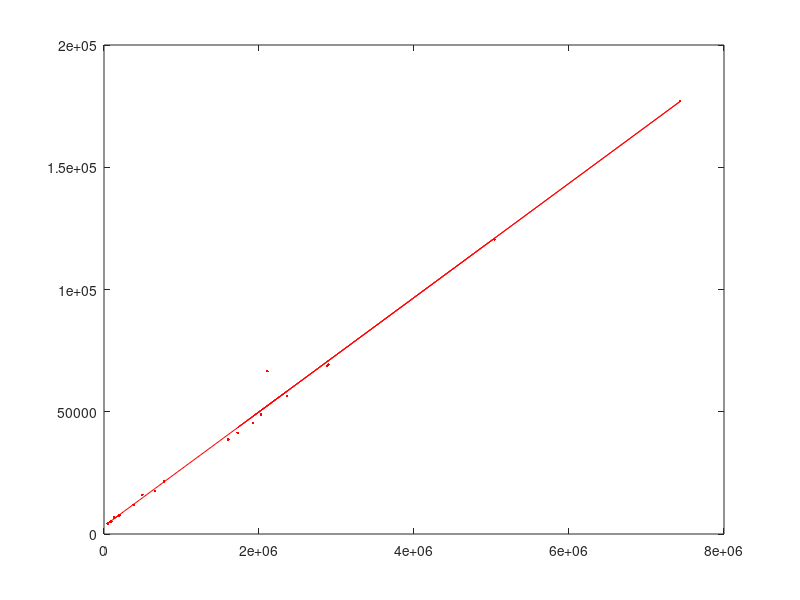
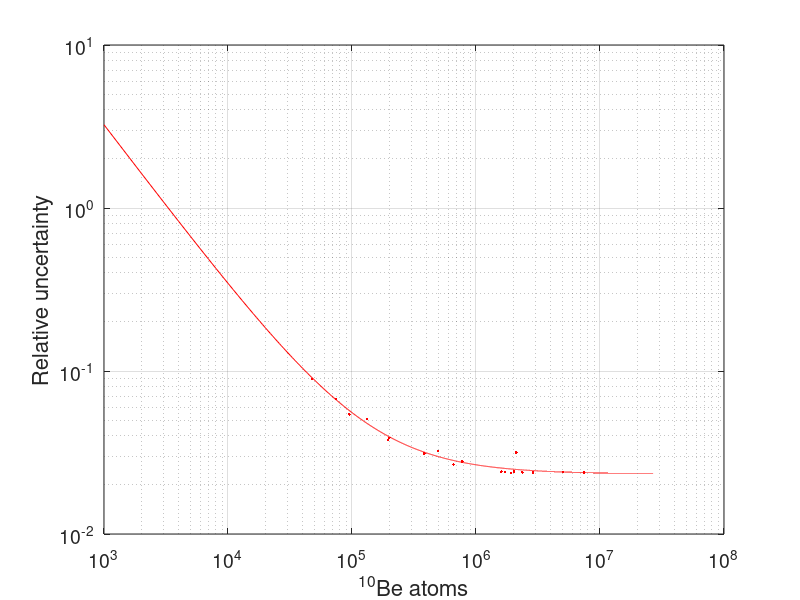

MATLAB code for these plots, in order:
% Relative error estimate for Be-10 in pyroxene given existing measurements. This is really greg balcos sript

%% Clean up

clear all; close all;

%% Load Be measurement compilations and determine concentration-error 
% relationship

summary_Be_errors = [5.06E+07	1.21E+06
1.55E+07	3.72E+05
2.84E+07	6.80E+05
2.75E+07	6.57E+05
6.46E+07	1.54E+06
1.25E+07	2.96E+05
1.06E+07	2.53E+05
1.07E+07	3.38E+05
1.04E+07	2.51E+05
1.02E+07	2.46E+05
5.21E+06	1.45E+05
4.39E+06	1.17E+05
3.28E+06	1.06E+05
2.60E+06	8.11E+04
1.57E+06	5.90E+04
9.01E+05	4.59E+04
1.11E+06	4.32E+04
7.78E+05	4.22E+04
5.25E+05	3.54E+04
4.32E+05	3.86E+04];

pyx_wts = [0.0996
0.1113
0.1019
0.1048
0.1150
0.1537
0.2228
0.1971
0.1949
0.1571
0.1486
0.1500
0.1510
0.1472
0.1246
0.1468
0.1801
0.1225
0.1412
0.1109];

N10 = summary_Be_errors(:,1);
delN10 = summary_Be_errors(:,2);
rd10 = delN10./N10;

% Curve fits

% Log-linear

p10 = polyfit(log(N10),log(delN10),1);

plotN10 = logspace(3,9,20);
plotdelN10 = exp(p10(1).*log(plotN10) + p10(2));
plotrd10 = plotdelN10./plotN10;


p10c = polyfit(N10.*pyx_wts, delN10.*pyx_wts, 1);
del10c = p10c(1).*(N10.*pyx_wts) + p10c(2);

figure
plot(N10.*pyx_wts, delN10.*pyx_wts, 'r.')
hold on
plot(N10.*pyx_wts, del10c, 'r');

plotlin = [1e3:1e3:1e8];
del10cplot = p10c(1).*plotlin + p10c(2); 
rd10c = del10cplot./plotlin;

figure
plot(N10.*pyx_wts, rd10, 'r.')
hold on
plot(plotlin, rd10c, 'r')
set(gca, 'xscale', 'log')
set(gca, 'yscale', 'log')
set(gca, 'xlim', [1e3 1e8]);
grid on
set(gca, 'fontsize', 14)
xlabel('^{10}Be atoms', 'Fontsize', 16)
ylabel('Relative uncertainty', 'Fontsize', 16)

